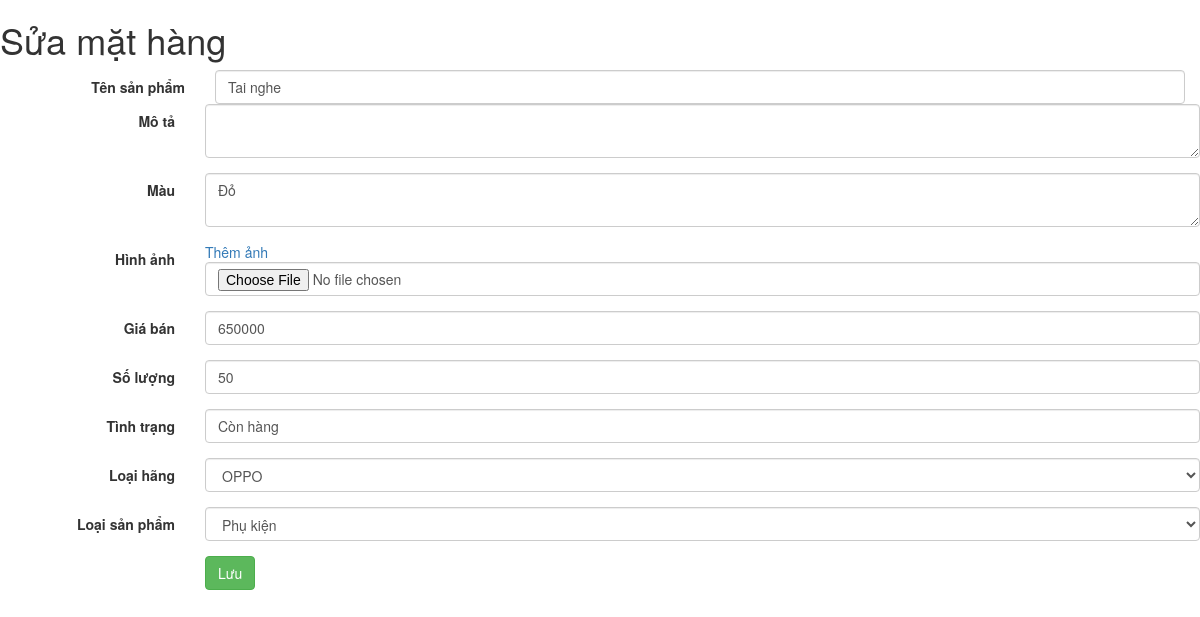
Screenshot of /LTW/sua_sp.php?id=2 with the database file from the repository.
### tables this page shows
CREATE TABLE `tblsp` (
  `sp_id` int(11) NOT NULL,
  `ten_sp` varchar(200) NOT NULL,
  `hang_id` int(11) NOT NULL,
  `loaisp_id` int(11) NOT NULL,
  `hinh_anh` varchar(200) NOT NULL,
  `mau` varchar(50) NOT NULL,
  `so_luong` int(11) NOT NULL,
  `gia_ban` float NOT NULL,
  `tinhtrang` varchar(100) NOT NULL,
  `mo_ta` text NOT NULL
);

### LTW/sua_sp.php (the view, shortened to what this page needs)
<?php
$id = $_GET ['id'];
$servername="localhost";
$username="root";
$password="";
$dbname="cua_hang_dt";
$conn=new mysqli($servername,$username,$password,$dbname);
mysqli_query($conn, 'set names utf8');
$sql = "SELECT * FROM tblsp
        WHERE sp_id = ". $id;
$ketQuaTruyVan = $conn->query($sql);
if($ketQuaTruyVan->num_rows>0){
    while($matHang= $ketQuaTruyVan->fetch_assoc()){
        $tendienthoai = $matHang['ten_sp'];
        $moTa = $matHang['mo_ta'];
        $mau = $matHang['mau'];
        $hinhAnh= $matHang['hinh_anh'];
        $giaBan= $matHang['gia_ban'];
        $loaiHangID= $matHang['hang_id'];
        $loaisp= $matHang['loaisp_id'];
        $sl= $matHang['so_luong'];
        $tt= $matHang['tinhtrang'];
    }
}
?>
<html>
    <head>
        <link rel="stylesheet" href="bootstrap/css/bootstrap.css" />
    </head>
    <body>
        <h1>Sửa mặt hàng</h1>
        <form class="form form-horizontal" method="post" action="thuc_hien_sua_sp.php" enctype="multipart/form-data>
            <div class="form-group">
                <label class="control-label col-sm-2">Tên sản phẩm</label>
                <div class="col-sm-10">
                  <input value="<?=$tendienthoai?>" type="text" class="form-control" name="ten_sp" placeholder="Tên sản phẩm"/>
                </div>
            <div class="form-group">
                <label class="control-label col-sm-2">Mô tả</label>
                <div class="col-sm-10">
                  <textarea class="form-control" name="mo_ta"><?=$moTa?></textarea>
                </div>
            </div>
            <div class="form-group">
                <label class="control-label col-sm-2">Màu</label>
                <div class="col-sm-10">
                  <textarea class="form-control" name="mau"><?=$mau?></textarea>
                </div>
            </div>
            <div class="form-group">
                <label class="control-label col-sm-2">Hình ảnh </label>
                <div class="col-sm-10">
						<a href="them_anh.php" > Thêm ảnh</a>
				  <input value="<?=$hinhAnh?>" type="file" class="form-control" name="hinh_anh" />
                </div>
            </div>
            <div class="form-group">
                <label class="control-label col-sm-2">Giá bán </label>
                <div class="col-sm-10">
                  <input value="<?=$giaBan?>" type="number" class="form-control" name="gia_ban" />
                </div>
            </div>
            <div class="form-group">
                <label class="control-label col-sm-2">Số lượng </label>
                <div class="col-sm-10">
                  <input value="<?=$sl?>" type="number" class="form-control" name="so_luong" />
                </div>
            </div>
            <div class="form-group">
                <label class="control-label col-sm-2"> Tình trạng </label>
                <div class="col-sm-10">
                  <input value="<?=$tt?>" type="text" class="form-control" name="tinhtrang" />
                </div>
            </div>
            <?php
            $sql = "SELECT * FROM tblhang";
            $ketQuaTruyVan = $conn->query($sql);
            ?>
            <div class="form-group">
                <label class="control-label col-sm-2">Loại hãng </label>
                <div class="col-sm-10">
                  <select class="form-control" name="hang_id">
                    <?php
                    if($ketQuaTruyVan->num_rows > 0){
                        while($loaiHang = $ketQuaTruyVan->fetch_assoc()){
                            if($loaiHang['hang_id']==$loaiHangID){
                            ?>
                    <option selected="selected" value="<?php echo $loaiHang['hang_id'] ?>"><?php echo $loaiHang['ten_hang']?></option>
                            <?php
                            }else{
                    ?>
                    <option value="<?php echo $loaiHang['hang_id'] ?>"><?php echo $loaiHang['ten_hang']?></option>
                    <?php
                            }
                        }
                    }
                    ?>
                    </select>
                </div>
            </div>
                   <?php
            $sql = "SELECT * FROM tblloaisp";
            $ketQuaTruyVan = $conn->query($sql);
            ?>
            <div class="form-group">
                <label class="control-label col-sm-2">Loại sản phẩm </label>
                <div class="col-sm-10">
                  <select class="form-control" name="loaisp_id">
                    <?php
                    if($ketQuaTruyVan->num_rows > 0){
                        while($loaiHang = $ketQuaTruyVan->fetch_assoc()){
                            if($loaiHang['loaisp_id']==$loaisp){
                            ?>
                    <option selected="selected" value="<?php echo $loaiHang['loaisp_id'] ?>"><?php echo $loaiHang['ten_loai_sp']?></option>
                            <?php
                            }else{
                    ?>
                    <option value="<?php echo $loaiHang['loaisp_id'] ?>"><?php echo $loaiHang['ten_loai_sp']?></option>
                    <?php
                            }
                        }
                    }
                    ?>
                    </select>
                </div>
            </div>
            <div class="form-group">
                <div class="col-sm-2"></div>
                <div class="col-sm-10">
                    <input class="btn btn-success" type="submit" value="Lưu" />
                </div>
            </div>
        </form>
    </body>
</html>

### rows the page displays
tblsp: ten_sp "Tai nghe", mau "Đỏ", gia_ban "650000", so_luong "50", tinhtrang "Còn hàng"

### other values shown
form field hang_id "OPPO"
form field loaisp_id "Phụ kiện"
